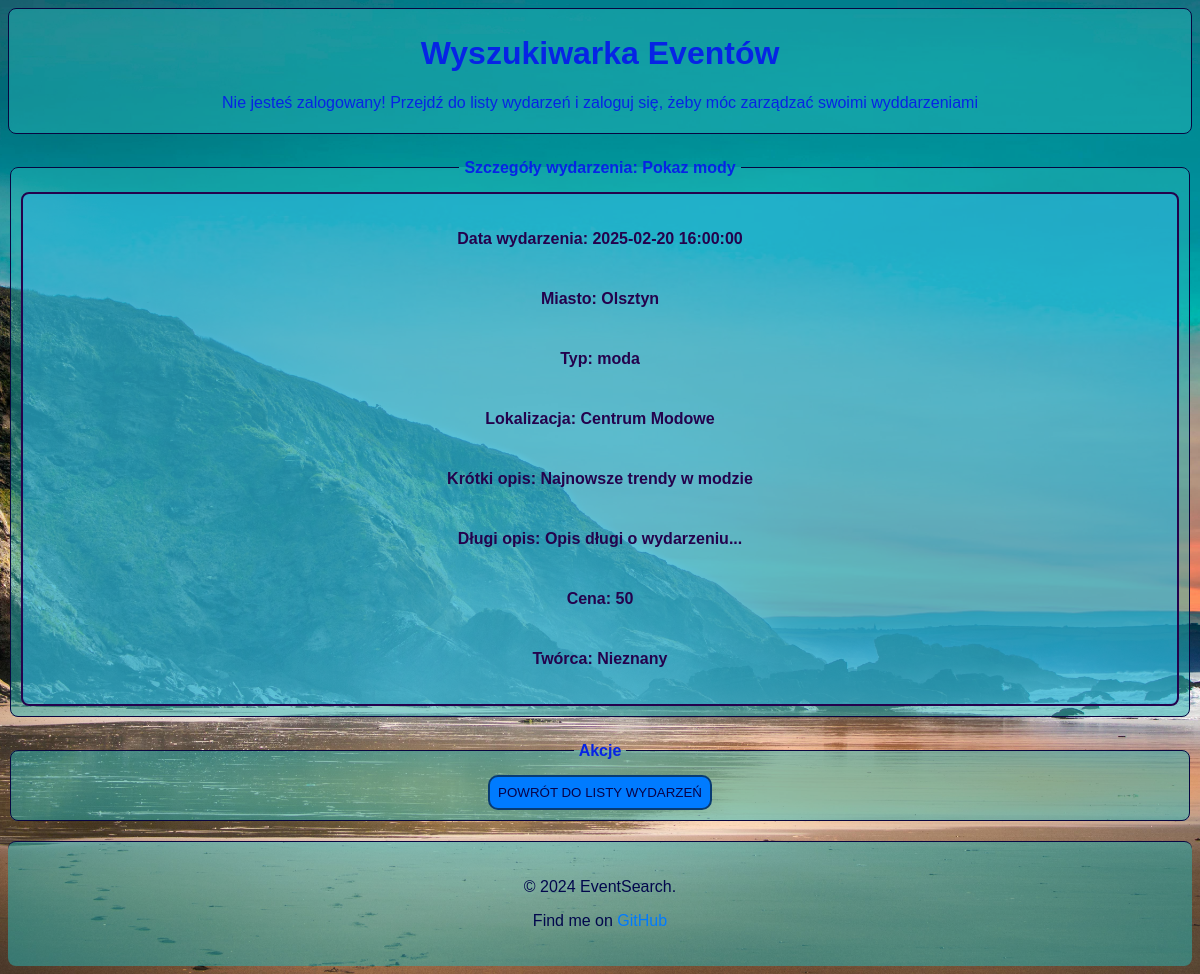
Screenshot of /views/event_details.php?event_id=13 with the database file from the repository.
### tables this page shows
CREATE TABLE EVENTS(
     id INT AUTO_INCREMENT PRIMARY KEY,
    name VARCHAR(100),
    is_deleted BOOLEAN,
    event_date DATETIME,
    event_city VARCHAR(50),
    type VARCHAR(50),
    location VARCHAR(50),
    cena REAL,
    short_desc VARCHAR(150),
    long_desc VARCHAR(2000),
    creator_id INT,
    create_date DATETIME,
    operation_date DATETIME,
    FOREIGN KEY(creator_id) REFERENCES Users(id)
);

### php_scripts/session_eventdetails.php (called while the page is built, shortened)
<?php
if (!isset($_SESSION['last_activity'])) {$user_message =  "Nie jesteś zalogowany! Przejdź do listy wydarzeń i zaloguj się, żeby móc zarządzać swoimi wyddarzeniami";}
?>

### views/event_details.php (the view, shortened to what this page needs)
<?php
include '../php_scripts/connection.php';
include '../php_scripts/session_eventdetails.php';
if (isset($_GET['event_id'])) {
    $event_id = $_GET['event_id'];
    $sql = "SELECT * FROM Events WHERE id = $event_id AND is_deleted = 0";
    $result = $conn->query($sql);
    if ($result->num_rows > 0) {
        $event_data = $result->fetch_assoc();
    } else {
        header("Location: index.php");
        exit();
    }
} else {
    header("Location: index.php");
    exit();
}
    $sql_1 = "SELECT first_name, last_name FROM Users WHERE id = {$event_data['creator_id']}";
    $result_1 = $conn->query($sql_1);
    if ($result_1->num_rows > 0) {
        $creator_data = $result_1->fetch_assoc();
        $creator = $creator_data['first_name'] . ' ' . $creator_data['last_name'];
    } else {
        $creator = "Nieznany";
    }
?>
<!DOCTYPE html>
<html lang="pl" class='document'>
<head>
    <link rel="stylesheet" href="../assets/css/style.css">
</head>
<body class="content">
    <header class="header">
        <h1>Wyszukiwarka Eventów</h1>
        <p><?php echo $user_message; ?></p>
    </header>
    <fieldset class="section event_details">
        <legend class="section_legend">Szczegóły wydarzenia: <?php echo $event_data['name']; ?></legend>
        <div class="event-details-grid">
            <div class="event-details-data">
                <p class="field_label">Data wydarzenia: <?php echo $event_data['event_date']; ?></p>
                <p class="field_label">Miasto: <?php echo $event_data['event_city']; ?></p>
                <p class="field_label">Typ: <?php echo $event_data['type']; ?></p>
                <p class="field_label">Lokalizacja: <?php echo $event_data['location']; ?></p>
                <p class="field_label">Krótki opis: <?php echo $event_data['short_desc']; ?></p>
                <p class="field_label">Długi opis: <?php echo $event_data['long_desc']; ?></p>
                <p class="field_label">Cena: <?php echo $event_data['cena']; ?></p>
                <p class="field_label">Twórca: <?php echo $creator; ?></p>
            </div>
        </div>
    </fieldset>
    <fieldset class="section section_action">
        <legend class="section_legend">Akcje</legend>
        <button onclick="window.location.href='index.php'" class="button">POWRÓT DO LISTY WYDARZEŃ</button>
    </fieldset>
    <footer class="footer">
        <p>&copy; 2024 EventSearch.</p>
        <p>Find me on <a href="https://github.com/idzi-m" target="_blank">GitHub</a></p>
    </footer>
</body>
</html>

### assets/css/style.css (style rules this page uses)
.document { font-family: Arial, sans-serif; color: #02074c; }
.content { background-image: url('../images/pexels-punchbrandstock-977737.jpg'); background-color: #9cc1d3; background-size: cover; background-position: center; background-repeat:no-repeat; }
.header { text-align: center; justify-content: center; color: rgb(6, 36, 229); width: 0.98vm; margin-bottom: 20px; padding: 5px; border: 1px solid #080540; background-color: rgba(37, 182, 184, 0.5); border-radius: 8px; }
.footer { text-align: center; padding: 20px; background-color: rgba(37, 182, 184, 0.5); border-top: 1px solid #080540; margin-top: 20px; border-radius: 8px; }
.footer a { color: #007bff; text-decoration: none; }
.section { text-align: center; justify-content: center; width: 0.98vm; margin-bottom: 20px; padding: 10px; border: 1px solid #080540; background-color: rgba(37, 182, 184, 0.5); border-radius: 8px; }
.section_legend { font-weight: bold; color: rgb(6, 36, 229); margin: auto; padding: 5px; width: fit-content; text-align: center; }
.section_login, .form_group, .section_action { display: flex; justify-content: center; align-items: center; }
button { padding: 8px; background-color: #007bff; color: #080348; border: 2px solid #083b72; cursor: pointer; border-radius: 10px; transition: background-color 0.3s; }
a { color: #007bff; text-decoration: none; }
.event-details-grid { display: grid; grid-template-columns: 1fr 2fr; gap: 20px; align-items: start; background-color: rgba(49, 180, 228, 0.5); padding: 20px; border: 2px solid #24024c; border-radius: 8px; }
.event-details-data { display: flex; flex-direction: column; gap: 10px; }
.field_label { font-size: 16px; font-weight: bold; color: #24024c; }
.event-details-grid { grid-template-columns: 1fr; }

### rows the page displays
events: name "Pokaz mody", event_date "2025-02-20 16:00:00", event_city "Olsztyn", type "moda", location "Centrum Modowe", short_desc "Najnowsze trendy w modzie", long_desc "Opis długi o wydarzeniu...", cena "50", is_deleted "Nieznany"

### other values shown
$user_message "Nie jesteś zalogowany! Przejdź do listy wydarzeń i zaloguj się, żeby móc zarządzać swoimi wyddarzeniami"
